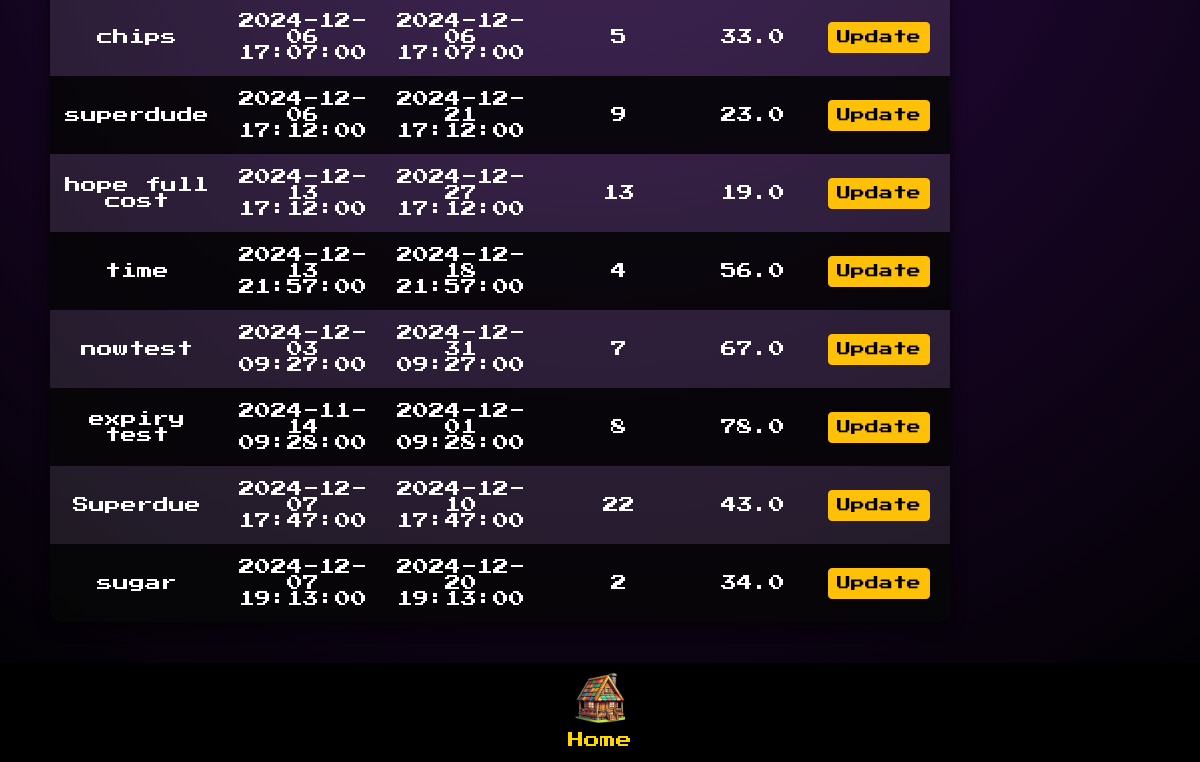
The app's page /assignment/pantrypage/ (lower part), older data.
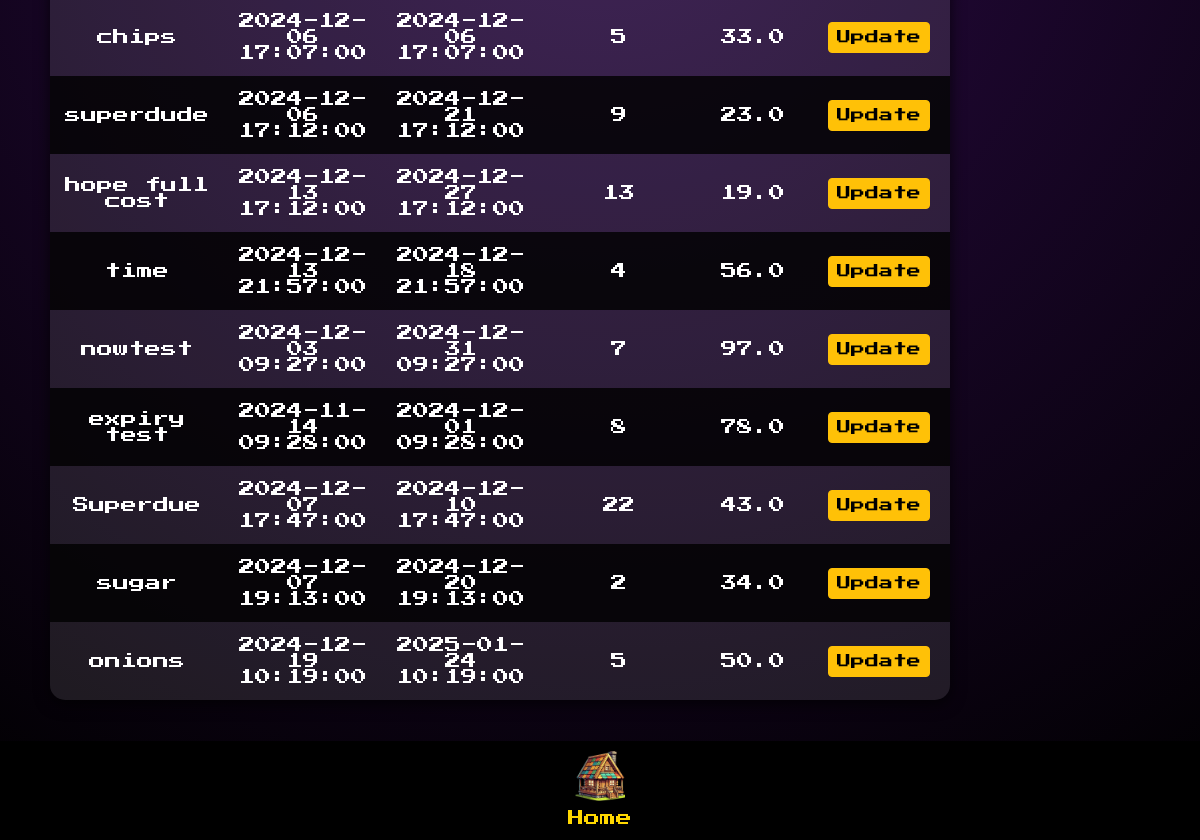
The same page, newer data.
### app.py (models this page shows, shortened)
class Grocery(db.Model):
    id = db.Column(db.Integer, primary_key=True)
    item_name = db.Column(db.String(100), nullable=False)  # Name of the grocery item
    bought_date = db.Column(db.DateTime, nullable=False)  # Date and time the item was purchased
    expiry_date = db.Column(db.DateTime, nullable=False)  # Expiry date and time of the item
    quantity = db.Column(db.Integer, nullable=False)  # Quantity of the item
    price = db.Column(db.Float, nullable=False)  # Price of the item

### app.py (the view)
@app.route('/assignment/pantrypage/')
def pantrypage():
    groceries_entries = Grocery.query.all()
    return render_template('assignment/pantrypage.html', groceries_entries=groceries_entries)

### templates/assignment/pantrypage.html (shortened to what this page needs)
{% block head %}
<link href="https://cdn.jsdelivr.net/npm/bootstrap@5.3.2/dist/css/bootstrap.min.css" rel="stylesheet">
{% endblock %}
{% block body %}
<div class="container content">
    <br><br>
    <br>
    <br><br>
    <div class="table-wrapper">
        <table>
            <tbody>
                {% for entry in groceries_entries %}
                <tr>
                    <td>{{ entry.item_name }}</td>
                    <td>{{ entry.bought_date }}</td>
                    <td>{{ entry.expiry_date }}</td>
                    <td>{{ entry.quantity }}</td>
                    <td>{{ entry.price }}</td>
                    <td>
                        <a href="/assignment/updates/{{ entry.id }}" class="btn btn-warning btn-sm">Update</a>
                    </td>
                </tr>
                {% endfor %}
            </tbody>
        </table>
    </div>
    <div class="tabs-wrapper">
        <a href="/assignment/homepage/" class="tab">
            <img src="/static/uploads/wallpaper/hu1.png" alt="Home Icon">
            <span>Home</span>
        </a>
    </div>
    {% endblock %}

Row changes from the older to the newer data that the page shows:
changed Grocery "nowtest": price "67.0" → "97.0"
added Grocery: item_name "onions", bought_date "2024-12-19 10:19:00", expiry_date "2025-01-24 10:19:00", quantity "5", price "50.0"
